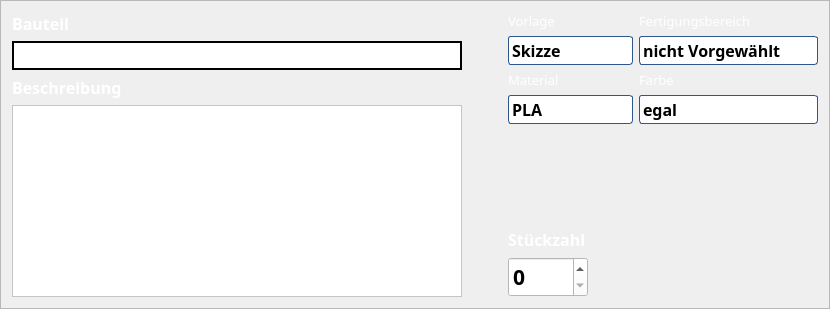
      <widget class="QFrame" name="frame_3">
       <property name="frameShape">
        <enum>QFrame::StyledPanel</enum>
       </property>
       <property name="frameShadow">
        <enum>QFrame::Sunken</enum>
       </property>
       <layout class="QHBoxLayout" name="horizontalLayout_6">
        <item>
         <layout class="QVBoxLayout" name="verticalLayout_11">
          <item>
           <layout class="QVBoxLayout" name="verticalLayout_10">
            <item>
             <layout class="QVBoxLayout" name="verticalLayout_9">
              <item>
               <widget class="QLabel" name="label_14">
                <property name="font">
                 <font>
                  <family>VW Head CarUI</family>
                  <pointsize>12</pointsize>
                  <weight>75</weight>
                  <bold>true</bold>
                 </font>
                </property>
                <property name="styleSheet">
                 <string notr="true">color:rgb(255,255,255)</string>
                </property>
                <property name="text">
                 <string>Bauteil</string>
                </property>
               </widget>
              </item>
              <item>
               <widget class="QLineEdit" name="l_Bauteil">
                <property name="font">
                 <font>
                  <family>VW Head CarUI</family>
                  <pointsize>12</pointsize>
                 </font>
                </property>
                <property name="styleSheet">
                 <string notr="true">QLineEdit{
background-color:rgb(255, 255, 255);
border-style:solid;
border-width:2px;
border-color: qlineargradient(x1: 0, y1: 0, x2: 0, y2: 1,
                     stop: 0 #c8def3, stop: 0.4 #8daac4,
                     stop: 0.5 #5085b5, stop: 1.0 #226eb3);
}
QLineEdit:hover{
background-color:rgb(255, 255, 255);
border-style:solid;
border-width:2px;
border-color: qlineargradient(x1: 0, y1: 0, x2: 0, y2: 1,
                     stop: 0 #6798c7, stop: 0.4 #6fa3d6,
                     stop: 0.5 #79aee2, stop: 1.0 #c8def3);
}</string>
                </property>
               </widget>
              </item>
             </layout>
            </item>
            <item>
             <widget class="QLabel" name="label_17">
              <property name="font">
               <font>
                <family>VW Head CarUI</family>
                <pointsize>12</pointsize>
                <weight>75</weight>
                <bold>true</bold>
               </font>
              </property>
              <property name="styleSheet">
               <string notr="true">color:rgb(255,255,255)</string>
              </property>
              <property name="text">
               <string>Beschreibung</string>
              </property>
             </widget>
            </item>
            <item>
             <widget class="QTextEdit" name="t_bauteil">
              <property name="minimumSize">
               <size>
                <width>450</width>
                <height>0</height>
               </size>
              </property>
              <property name="font">
               <font>
                <family>VW Head CarUI</family>
                <pointsize>12</pointsize>
               </font>
              </property>
              <property name="styleSheet">
               <string notr="true">background-color:rgb(255,255,255)</string>
              </property>
             </widget>
            </item>
           </layout>
          </item>
         </layout>
        </item>
        <item>
         <spacer name="horizontalSpacer_7">
          <property name="orientation">
           <enum>Qt::Horizontal</enum>
          </property>
          <property name="sizeType">
           <enum>QSizePolicy::Fixed</enum>
          </property>
          <property name="sizeHint" stdset="0">
           <size>
            <width>40</width>
            <height>20</height>
           </size>
          </property>
         </spacer>
        </item>
        <item>
         <layout class="QVBoxLayout" name="verticalLayout_12">
          <item>
           <layout class="QGridLayout" name="gridLayout_2">
            <item row="2" column="0">
             <widget class="QLabel" name="label_15">
              <property name="font">
               <font>
                <family>VW Head CarUI</family>
                <pointsize>10</pointsize>
               </font>
              </property>
              <property name="styleSheet">
               <string notr="true">color:rgb(255,255,255)</string>
              </property>
              <property name="text">
               <string>Vorlage</string>
              </property>
             </widget>
            </item>
            <item row="4" column="0">
             <widget class="QLabel" name="label_18">
              <property name="font">
               <font>
                <family>VW Head CarUI</family>
                <pointsize>10</pointsize>
               </font>
              </property>
              <property name="styleSheet">
               <string notr="true">color:rgb(255,255,255)</string>
              </property>
              <property name="text">
               <string>Material</string>
              </property>
             </widget>
            </item>
            <item row="4" column="1">
             <widget class="QLabel" name="label_19">
              <property name="font">
               <font>
                <family>VW Head CarUI</family>
                <pointsize>10</pointsize>
               </font>
              </property>
              <property name="styleSheet">
               <string notr="true">color:rgb(255,255,255)</string>
              </property>
              <property name="text">
               <string>Farbe</string>
              </property>
             </widget>
            </item>
            <item row="5" column="0">
             <widget class="QComboBox" name="c_material">
              <property name="font">
               <font>
                <family>VW Head CarUI</family>
                <pointsize>12</pointsize>
                <weight>75</weight>
                <bold>true</bold>
               </font>
              </property>
              <property name="styleSheet">
               <string notr="true">QComboBox {
    border: 1px solid;
	border-color:rgb(46, 87, 143);
    border-radius: 3px;
    padding: 1px 18px 1px 3px;
    min-width: 6em;
}

QComboBox:editable {
    background: white;
}
QComboBox:hover {
    border-color:rgb(255, 255, 255);
}

QListView{
    background: rgb(255, 255, 255);
}

QComboBox:!editable, QComboBox::drop-down:editable {
     background: qlineargradient(x1: 0, y1: 0, x2: 0, y2: 1,
                                 stop: 0 #c8def3, stop: 0.4 #79aee2,
                                 stop: 0.5 #6fa3d6, stop: 1.0 #6798c7);
}

/* QComboBox gets the &quot;on&quot; state when the popup is open */
QComboBox:!editable:on, QComboBox::drop-down:editable:on {
    background: qlineargradient(x1: 0, y1: 0, x2: 0, y2: 1,
                                stop: 0 #6798c7, stop: 0.4 #6fa3d6,
                                stop: 0.5 #79aee2, stop: 1.0 #c8def3);
}

QComboBox:on { /* shift the text when the popup opens */
    padding-top: 3px;
    padding-left: 4px;
}

QComboBox::drop-down {
    subcontrol-origin: padding;
    subcontrol-position: top right;
    width: 15px;

    border-left-width: 1px;
    border-left-color: rgb(255, 255, 255);
    border-left-style: solid; /* just a single line */
    border-top-right-radius: 3px; /* same radius as the QComboBox */
    border-bottom-right-radius: 3px;
}

QComboBox::down-arrow {
    
}

QComboBox::down-arrow:on { /* shift the arrow when popup is open */
    top: 1px;
    left: 1px;
}</string>
              </property>
              <item>
               <property name="text">
                <string>PLA</string>
               </property>
              </item>
              <item>
               <property name="text">
                <string>PLA+</string>
               </property>
              </item>
              <item>
               <property name="text">
                <string>PETG</string>
               </property>
              </item>
              <item>
               <property name="text">
                <string>GreenTec</string>
               </property>
              </item>
              <item>
               <property name="text">
                <string>Nylon GF</string>
               </property>
              </item>
              <item>
               <property name="text">
                <string>Nylon CF</string>
               </property>
              </item>
              <item>
               <property name="text">
                <string>Filaflex</string>
               </property>
              </item>
             </widget>
            </item>
            <item row="3" column="0">
             <widget class="QComboBox" name="c_vorlage">
              <property name="font">
               <font>
                <family>VW Head CarUI</family>
                <pointsize>12</pointsize>
                <weight>75</weight>
                <bold>true</bold>
               </font>
              </property>
              <property name="styleSheet">
               <string notr="true">QComboBox {
    border: 1px solid;
	border-color:rgb(46, 87, 143);
    border-radius: 3px;
    padding: 1px 18px 1px 3px;
    min-width: 6em;
}

QComboBox:editable {
    background: white;
}
QComboBox:hover {
    border-color:rgb(255, 255, 255);
}

QListView{
    background: rgb(255, 255, 255);
}

QComboBox:!editable, QComboBox::drop-down:editable {
     background: qlineargradient(x1: 0, y1: 0, x2: 0, y2: 1,
                                 stop: 0 #c8def3, stop: 0.4 #79aee2,
                                 stop: 0.5 #6fa3d6, stop: 1.0 #6798c7);
}

/* QComboBox gets the &quot;on&quot; state when the popup is open */
QComboBox:!editable:on, QComboBox::drop-down:editable:on {
    background: qlineargradient(x1: 0, y1: 0, x2: 0, y2: 1,
                                stop: 0 #6798c7, stop: 0.4 #6fa3d6,
                                stop: 0.5 #79aee2, stop: 1.0 #c8def3);
}

QComboBox:on { /* shift the text when the popup opens */
    padding-top: 3px;
    padding-left: 4px;
}

QComboBox::drop-down {
    subcontrol-origin: padding;
    subcontrol-position: top right;
    width: 15px;

    border-left-width: 1px;
    border-left-color: rgb(255, 255, 255);
    border-left-style: solid; /* just a single line */
    border-top-right-radius: 3px; /* same radius as the QComboBox */
    border-bottom-right-radius: 3px;
}

QComboBox::down-arrow {
    
}

QComboBox::down-arrow:on { /* shift the arrow when popup is open */
    top: 1px;
    left: 1px;
}</string>
              </property>
              <item>
               <property name="text">
                <string>Skizze</string>
               </property>
              </item>
              <item>
               <property name="text">
                <string>Zeichnung</string>
               </property>
              </item>
              <item>
               <property name="text">
                <string>Musterteil</string>
               </property>
              </item>
              <item>
               <property name="text">
                <string>CAD</string>
               </property>
              </item>
              <item>
               <property name="text">
                <string>KVS</string>
               </property>
              </item>
             </widget>
            </item>
            <item row="5" column="1">
             <widget class="QComboBox" name="c_farbe">
              <property name="font">
               <font>
                <family>VW Head CarUI</family>
                <pointsize>12</pointsize>
                <weight>75</weight>
                <bold>true</bold>
               </font>
              </property>
              <property name="styleSheet">
               <string notr="true">QComboBox {
    border: 1px solid;
	border-color:rgb(46, 87, 143);
    border-radius: 3px;
    padding: 1px 18px 1px 3px;
    min-width: 6em;
}

QComboBox:editable {
    background: white;
}
QComboBox:hover {
    border-color:rgb(255, 255, 255);
}

QListView{
    background: rgb(255, 255, 255);
}

QComboBox:!editable, QComboBox::drop-down:editable {
     background: qlineargradient(x1: 0, y1: 0, x2: 0, y2: 1,
                                 stop: 0 #c8def3, stop: 0.4 #79aee2,
                                 stop: 0.5 #6fa3d6, stop: 1.0 #6798c7);
}

/* QComboBox gets the &quot;on&quot; state when the popup is open */
QComboBox:!editable:on, QComboBox::drop-down:editable:on {
    background: qlineargradient(x1: 0, y1: 0, x2: 0, y2: 1,
                                stop: 0 #6798c7, stop: 0.4 #6fa3d6,
                                stop: 0.5 #79aee2, stop: 1.0 #c8def3);
}

QComboBox:on { /* shift the text when the popup opens */
    padding-top: 3px;
    padding-left: 4px;
}

QComboBox::drop-down {
    subcontrol-origin: padding;
    subcontrol-position: top right;
    width: 15px;

    border-left-width: 1px;
    border-left-color: rgb(255, 255, 255);
    border-left-style: solid; /* just a single line */
    border-top-right-radius: 3px; /* same radius as the QComboBox */
    border-bottom-right-radius: 3px;
}

QComboBox::down-arrow {
    
}

QComboBox::down-arrow:on { /* shift the arrow when popup is open */
    top: 1px;
    left: 1px;
}</string>
              </property>
              <item>
               <property name="text">
                <string>egal</string>
               </property>
              </item>
              <item>
               <property name="text">
                <string>Schwarz</string>
               </property>
              </item>
              <item>
               <property name="text">
                <string>Weiß</string>
               </property>
              </item>
              <item>
               <property name="text">
                <string>Silber</string>
               </property>
              </item>
              <item>
               <property name="text">
                <string>Blau</string>
               </property>
              </item>
              <item>
               <property name="text">
                <string>Gelb</string>
               </property>
              </item>
              <item>
               <property name="text">
                <string>Grün</string>
               </property>
              </item>
              <item>
               <property name="text">
                <string>Rot</string>
               </property>
              </item>
              <item>
               <property name="text">
                <string>Farblos</string>
               </property>
              </item>
             </widget>
            </item>
            <item row="2" column="1">
             <widget class="QLabel" name="label_13">
              <property name="font">
               <font>
                <family>VW Head CarUI</family>
                <pointsize>10</pointsize>
               </font>
              </property>
              <property name="styleSheet">
               <string notr="true">color:rgb(255,255,255)</string>
              </property>
              <property name="text">
               <string>Fertigungsbereich</string>
              </property>
             </widget>
            </item>
            <item row="3" column="1">
             <widget class="QComboBox" name="c_fertbereich">
              <property name="font">
               <font>
                <family>VW Head CarUI</family>
                <pointsize>12</pointsize>
                <weight>75</weight>
                <bold>true</bold>
               </font>
              </property>
              <property name="styleSheet">
               <string notr="true">QComboBox {
    border: 1px solid;
	border-color:rgb(46, 87, 143);
    border-radius: 3px;
    padding: 1px 18px 1px 3px;
    min-width: 6em;
}

QComboBox:editable {
    background: white;
}
QComboBox:hover {
    border-color:rgb(255, 255, 255);
}

QListView{
    background: rgb(255, 255, 255);
}

QComboBox:!editable, QComboBox::drop-down:editable {
     background: qlineargradient(x1: 0, y1: 0, x2: 0, y2: 1,
                                 stop: 0 #c8def3, stop: 0.4 #79aee2,
                                 stop: 0.5 #6fa3d6, stop: 1.0 #6798c7);
}

/* QComboBox gets the &quot;on&quot; state when the popup is open */
QComboBox:!editable:on, QComboBox::drop-down:editable:on {
    background: qlineargradient(x1: 0, y1: 0, x2: 0, y2: 1,
                                stop: 0 #6798c7, stop: 0.4 #6fa3d6,
                                stop: 0.5 #79aee2, stop: 1.0 #c8def3);
}

QComboBox:on { /* shift the text when the popup opens */
    padding-top: 3px;
    padding-left: 4px;
}

QComboBox::drop-down {
    subcontrol-origin: padding;
    subcontrol-position: top right;
    width: 15px;

    border-left-width: 1px;
    border-left-color: rgb(255, 255, 255);
    border-left-style: solid; /* just a single line */
    border-top-right-radius: 3px; /* same radius as the QComboBox */
    border-bottom-right-radius: 3px;
}

QComboBox::down-arrow {
    
}

QComboBox::down-arrow:on { /* shift the arrow when popup is open */
    top: 1px;
    left: 1px;
}</string>
              </property>
              <item>
               <property name="text">
                <string>nicht Vorgewählt</string>
               </property>
              </item>
              <item>
               <property name="text">
                <string>FB1</string>
               </property>
              </item>
              <item>
               <property name="text">
                <string>FB2</string>
               </property>
              </item>
              <item>
               <property name="text">
                <string>FB3</string>
               </property>
              </item>
              <item>
               <property name="text">
                <string>sonstige</string>
               </property>
              </item>
             </widget>
            </item>
           </layout>
          </item>
          <item>
           <spacer name="verticalSpacer_4">
            <property name="orientation">
             <enum>Qt::Vertical</enum>
            </property>
            <property name="sizeHint" stdset="0">
             <size>
              <width>20</width>
              <height>40</height>
             </size>
            </property>
           </spacer>
          </item>
          <item>
           <layout class="QHBoxLayout" name="horizontalLayout_3">
            <item>
             <layout class="QVBoxLayout" name="verticalLayout_5">
              <item>
               <widget class="QLabel" name="label_20">
                <property name="font">
                 <font>
                  <family>VW Head CarUI</family>
                  <pointsize>12</pointsize>
                  <weight>75</weight>
                  <bold>true</bold>
                 </font>
                </property>
                <property name="styleSheet">
                 <string notr="true">color:rgb(255,255,255)</string>
                </property>
                <property name="text">
                 <string>Stückzahl</string>
                </property>
               </widget>
              </item>
              <item>
               <widget class="QSpinBox" name="s_stuck">
                <property name="minimumSize">
                 <size>
                  <width>80</width>
                  <height>40</height>
                 </size>
                </property>
                <property name="font">
                 <font>
                  <family>VW Head CarUI</family>
                  <pointsize>16</pointsize>
                  <weight>75</weight>
                  <bold>true</bold>
                 </font>
                </property>
                <property name="styleSheet">
                 <string notr="true">background-color:rgb(255,255,255)</string>
                </property>
                <property name="maximum">
                 <number>9999</number>
                </property>
               </widget>
              </item>
             </layout>
            </item>
            <item>
             <spacer name="horizontalSpacer_2">
              <property name="orientation">
               <enum>Qt::Horizontal</enum>
              </property>
              <property name="sizeHint" stdset="0">
               <size>
                <width>40</width>
                <height>20</height>
               </size>
              </property>
             </spacer>
            </item>
           </layout>
          </item>
         </layout>
        </item>
       </layout>
      </widget>
